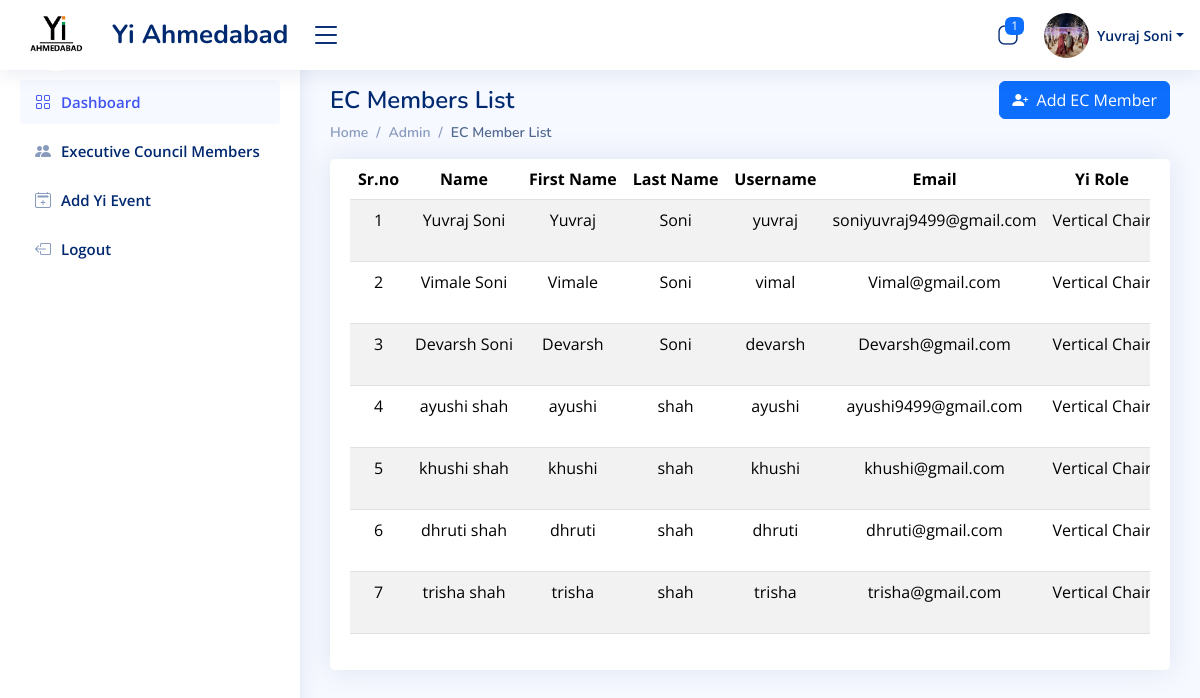
Page /EC-Member-List (signed in) on the committed database.
### admin_app/models.py (models this page shows, shortened)
class LoginSide(AbstractUser):
    id = models.UUIDField(primary_key=True,default=uuid.uuid4,editable=False,db_index=True)
    login_role = models.ManyToManyField(Login_Role,verbose_name = "LoginRole")
    first_name = models.CharField(max_length=200,null=True,verbose_name = "FirstName")
    last_name = models.CharField(max_length=200)
    email = models.EmailField(max_length=200,unique=True,validators=[validate_email])
    photo = models.ImageField(upload_to='user_photo/', null=True, blank=True )
    yi_role = models.CharField(max_length=200,null=True)
    phone_number = models.CharField(
        max_length=10,  # This will accommodate international numbers
        default='0',
        validators=[
            RegexValidator(
                regex=r'^(\+91[\-\s]?)?[0]?(91)?[789]\d{9}$',  # This is the regex for validating the phone number
                message="Enter a valid phone number.",
                code="invalid_phone"
            ),
        ],
    )

### admin_app/views.py (the view)
# urls.py: path('EC-Member-List',manager_list,name='View-manager'),
@login_required(login_url='index')
@never_cache
@cache_control(no_store=True, no_cache=True, must_revalidate=True, max_age = 0)
def manager_list(request):
    try:
        if not request.user.login_role.filter(name='Admin'):
            return redirect('Error-Page')
    except Exception:
        return redirect('Error-Page')  # Redirect if the user doesn't have the Admin role
    manager = LoginSide.objects.exclude(is_superuser=True)
    login_role = Login_Role.objects.all()
    user_roles = request.user.login_role.all()
    sessions = Session.objects.filter(expire_date__gte=now())
    user_ids = [session.get_decoded().get('_auth_user_id') for session in sessions]
    active_users = LoginSide.objects.filter(id__in=user_ids)  # Get user objects
    active_user_names = [f"{user.first_name} {user.last_name}" for user in active_users]
    active_users_count = LoginSide.objects.filter(is_active=True).count()
    active_users_count = active_users.count()
    context = {
        'role': login_role,
        'managers': manager,
        'user_role': user_roles,
        'count':active_users_count,
        'name':active_user_names
    }
    return render(request, 'Admin/view_manager.html', context)

### admin_app/Templates/Admin/view_manager.html (shortened to what this page needs)
{% extends "base/base.html" %}
{% load static %}
{% block bodyblock %}
<main id="main" class="main">
  <br>
  <div class="pagetitle d-flex justify-content-between align-items-center">
    <h1>EC Members List</h1>
    <a href="{% url 'Admin_Signup' %}" class="ms-auto">
      <button type="button" class="btn btn-primary">
        <i class="bi bi-person-plus-fill"></i>&nbsp; Add EC Member
      </button>
    </a>
  </div>
  <nav>
    <ol class="breadcrumb">
      <li class="breadcrumb-item"><a href="{% url 'Admin_Dashboard' %}">Home</a></li>
      <li class="breadcrumb-item"><a href="{% url 'Admin_Dashboard' %}">Admin</a></li>
      <li class="breadcrumb-item active">EC Member List</li>
    </ol>
  </nav>
  <div class="card">
    <div class="card-body">
      <div class="table-responsive">
        <table class="table table-hover table-striped">
          <thead>
            <tr class="text-nowrap text-center">
              <th>Sr.no</th>
              <th>Name</th>
              <th>First Name</th>
              <th>Last Name</th>
              <th>Username</th>
              <th>Email</th>
              <th>Yi Role</th>
            </tr>
          </thead>
          <tbody>
            {% for manager in managers %}
            <tr class="text-nowrap text-center">
              <td>{{ forloop.counter }}</td>
              <td>{{ manager.first_name }} {{ manager.last_name }}</td>
              <td>{{ manager.first_name }}</td>
              <td>{{ manager.last_name }}</td>
              <td>{{ manager.username }}</td>
              <td>{{ manager.email }}</td>
              <td>{{ manager.yi_role }}</td>
            </tr>
            {% endfor %}
          </tbody>
        </table>
      </div>
    </div>
  </div>
</main>
{% endblock %}

### admin_app/Templates/base/base.html (shortened to what this page needs)
{% load static %}
<!DOCTYPE html>
<html lang="en">
<head>
  <link href="{% static 'assets/vendor/bootstrap/css/bootstrap.min.css' %}" rel="stylesheet">
  <link href="{% static 'assets/vendor/bootstrap-icons/bootstrap-icons.css' %}" rel="stylesheet">
  <link href="{% static 'assets/css/style.css' %}" rel="stylesheet">
</head>
<body>
   {% include 'Admin/components/header.html' %}
   {% include 'Admin/components/side_navbar.html' %}
   {% block bodyblock %}{% endblock %}
</body>
</html>

### admin_app/Templates/Admin/components/header.html (shortened to what this page needs)
{% load static %}
<header id="header" class="header fixed-top d-flex align-items-center">
  <div class="d-flex align-items-center justify-content-between">
    <a href="{% url 'Admin_Dashboard' %}" class="logo d-flex align-items-center">
<img src="{% static 'Image/YIIMG.png' %}" alt="logo img" class="rounded-circle"  >
      <span class="d-none d-lg-block">Yi Ahmedabad</span>
    </a>
    <i class="bi bi-list toggle-sidebar-btn"></i>
  </div>
    <nav class="header-nav ms-auto">
      <ul class="d-flex align-items-center">
        <li class="nav-item dropdown">
          <a class="nav-link nav-icon" href="#" data-bs-toggle="dropdown">
            <i class="bi bi-app-indicator"></i>
            <span class="badge bg-primary badge-number"> {{ count }} </span>
          </a>
        </li>
        <li class="nav-item dropdown pe-3">
          <a class="nav-link nav-profile d-flex align-items-center pe-0" href="#" data-bs-toggle="dropdown">
            <img src="{% if user.photo %}{{ user.photo.url }}{% else %}{% static 'Image/img.png' %}{% endif %}" alt="Profile" class="rounded-circle"  height="45px" width="45px">
            <span class="d-none d-md-block dropdown-toggle ps-2">{{ user.first_name }} {{ user.last_name }}</span>
          </a>
            </li>
          </ul>
    </nav>
  </header>

### admin_app/Templates/Admin/components/side_navbar.html (shortened to what this page needs)
<aside id="sidebar" class="sidebar">
    <ul class="sidebar-nav" id="sidebar-nav">
      <li class="nav-item">
        <a class="nav-link " href="{% url 'Admin_Dashboard' %}">
          <i class="bi bi-grid"></i>
          <span>Dashboard</span>
        </a>
      </li>
      <li class="nav-item">
        <a class="nav-link collapsed" href="{% url 'View-manager' %}">
          <i class="bi bi-people-fill"></i>
          <span>Executive Council Members</span>
        </a>
      </li>
      <li class="nav-item">
        <a class="nav-link collapsed" href="{% url 'admin_event_data' %}">
          <i class="bi bi-calendar2-plus"></i>
          <span>Add Yi Event </span>
        </a>
      </li>
      <li class="nav-item">
        <a class="nav-link collapsed" href="{% url 'Admin_Logout' %}">
          <i class="bi bi-box-arrow-left"></i>
          <span>Logout</span>
        </a>
      </li>
    </ul>
  </aside>

### admin_app/static/assets/css/style.css (style rules this page uses)
:root { scroll-behavior: smooth; }
body { font-family: "Open Sans", sans-serif; background: #f6f9ff; color: #444444; }
a { color: #4154f1; text-decoration: none; }
h1, h2, h3, h4, h5, h6 { font-family: "Nunito", sans-serif; }
#main { margin-top: 60px; padding: 20px 30px; transition: all 0.3s; }
.pagetitle { margin-top: -23px; display: flex; justify-content: space-between; margin-bottom: 10px; }
.pagetitle h1 { font-size: 24px; margin-bottom: 0; font-weight: 600; color: #012970; }
.card { margin-bottom: 30px; border: none; border-radius: 5px; box-shadow: 0px 0 30px rgba(1, 41, 112, 0.1); }
.card-body { padding: 0 20px 20px 20px; }
.breadcrumb { margin-top: -7px; font-size: 14px; font-family: "Nunito", sans-serif; color: #899bbd; font-weight: 600; }
.breadcrumb a { color: #899bbd; transition: 0.3s; }
.breadcrumb .breadcrumb-item::before { color: #899bbd; }
.breadcrumb .active { color: #51678f; font-weight: 600; }
.logo { line-height: 1; height:95px; }
@media (min-width: 1200px) { .logo { width: 280px; } }
.logo img { max-height: 72px; margin-right: 20px; }
.logo span { font-size: 26px; font-weight: 700; color: #012970; font-family: "Nunito", sans-serif; }
.header { transition: all 0.5s; z-index: 997; height: 70px; box-shadow: 0px 2px 20px rgba(1, 41, 112, 0.1); background-color: #fff; padding-left: 20px; }
.header .toggle-sidebar-btn { font-size: 32px; padding-left: 10px; cursor: pointer; color: #012970; }
.header-nav ul { list-style: none; }
.header-nav>ul { margin: 0; padding: 0; }
.header-nav .nav-icon { font-size: 22px; color: #012970; margin-right: 25px; position: relative; }
.header-nav .nav-profile { color: #012970; }
.header-nav .nav-profile img { max-height: 45px; }
.header-nav .nav-profile span { font-size: 14px; font-weight: 600; }
.header-nav .badge-number { position: absolute; inset: -2px -5px auto auto; font-weight: normal; font-size: 12px; padding: 3px 6px; }
.sidebar { position: fixed; top: 60px; left: 0; bottom: 0; width: 300px; z-index: 996; transition: all 0.3s; padding: 20px; overflow-y: auto; box-shadow: 0px 0px 20px rgba(1, 41, 112, 0.1); background-color: #fff; }
@media (min-width: 1200px) { #main, #footer { margin-left: 300px; } }
.sidebar-nav { padding: 0; margin: 0; list-style: none; }
.sidebar-nav li { padding: 0; margin: 0; list-style: none; }
.sidebar-nav .nav-item { margin-bottom: 5px; }
.sidebar-nav .nav-link { display: flex; align-items: center; font-size: 15px; font-weight: 600; color: #4154f1; transition: 0.3; background: #f6f9ff; padding: 10px 15px; border-radius: 4px; }
.sidebar-nav .nav-link i { font-size: 16px; margin-right: 10px; color: #4154f1; }
.sidebar-nav .nav-link.collapsed { color: #012970; background: #fff; }
.sidebar-nav .nav-link.collapsed i { color: #899bbd; }

### admin_app/Templates/Admin/view_manager.html (style rules this page uses)
.table-responsive { overflow-x: auto; -webkit-overflow-scrolling: touch; }

### rows in the picture
LoginSide: photo (picture), first_name "Yuvraj", last_name "Soni", username "yuvraj", email "soniyuvraj9499@gmail.com", yi_role "Vertical Chair"
LoginSide: first_name "Vimale", last_name "Soni", username "vimal", email "Vimal@gmail.com", yi_role "Vertical Chair"
LoginSide: first_name "Devarsh", last_name "Soni", username "devarsh", email "Devarsh@gmail.com", yi_role "Vertical Chair"
LoginSide: first_name "ayushi", last_name "shah", username "ayushi", email "ayushi9499@gmail.com", yi_role "Vertical Chair"
LoginSide: first_name "khushi", last_name "shah", username "khushi", email "khushi@gmail.com", yi_role "Vertical Chair"
LoginSide: first_name "dhruti", last_name "shah", username "dhruti", email "dhruti@gmail.com", yi_role "Vertical Chair"
LoginSide: first_name "trisha", last_name "shah", username "trisha", email "trisha@gmail.com", yi_role "Vertical Chair"

### other values in the picture
{{ count }} "1"
